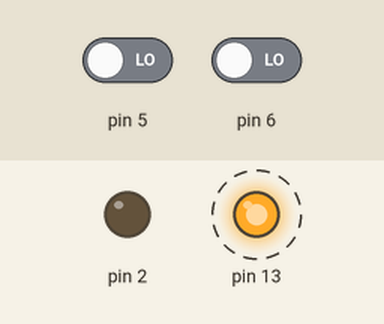
Simulated run of this sketch. Board: Arduino Uno, built with avr-gcc and run on an emulated ATmega328P. On the bench: output pins drawn as LEDs (lit = HIGH). Dashed ring = blinking. The test bench sets the inputs (shaded band); at power-on: pin 5 LOW, pin 6 LOW.

Above: at 5.8 s.
5.9 s: pin 5 driven HIGH
At 7.8 s:
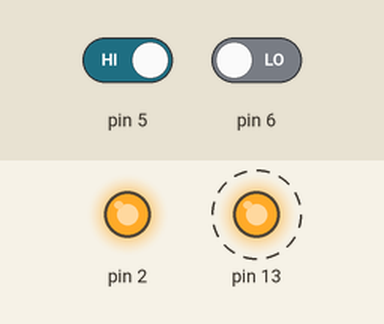
12.1 s: pin 5 driven LOW
At 14.5 s:
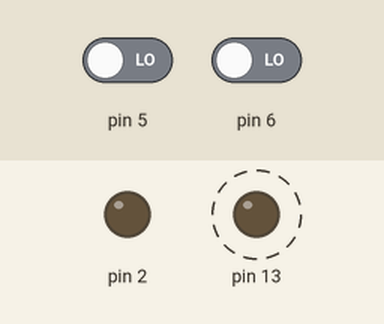
18.3 s: pin 6 driven HIGH
At 20.3 s:
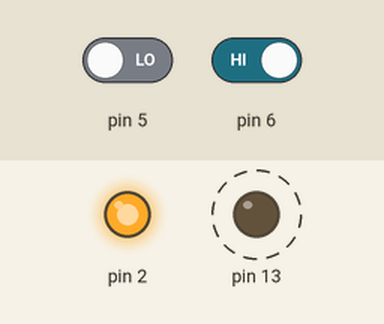
Timing chart, 0 to 30.5 s (numbered marks = the images above; inputs shaded):
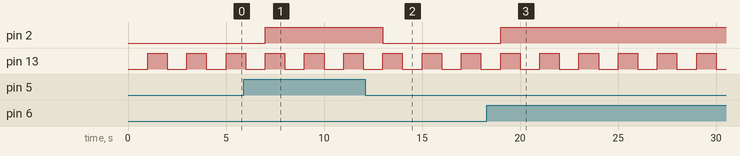

Measured:
- after the input at 5.9 s, pin 2: LOW → HIGH after 1.1 s
- after the input at 12.1 s, pin 2: HIGH → LOW after 0.90 s
- after the input at 18.3 s, pin 2: LOW → HIGH after 0.70 s
- by itself, pin 13: alternates HIGH for 1.0 s and LOW for 1.0 s

The sketch:

ide.ino
```cpp
#include <Arduino.h>
int X,Q,Z;
//int A,B,C,D;
//void disp_7447(int D,int C,int B,int A){
 //       digitalWrite(3,A);

//}
void setup(){
        pinMode(5,INPUT);
        pinMode(6,INPUT);
        pinMode(13,OUTPUT);
        pinMode(2,OUTPUT);
}
void loop(){
        digitalWrite(13,LOW);
        delay(1000);
        Q=digitalRead(5);
        X=digitalRead(6);
        Z=(Q&&!X)||(!Q&&X);
        digitalWrite(2,Z);
//      digitalRead(3,A);
//      disp_7447(D,C,B,A);
        digitalWrite(13,HIGH);
        delay(1000);
}
```
